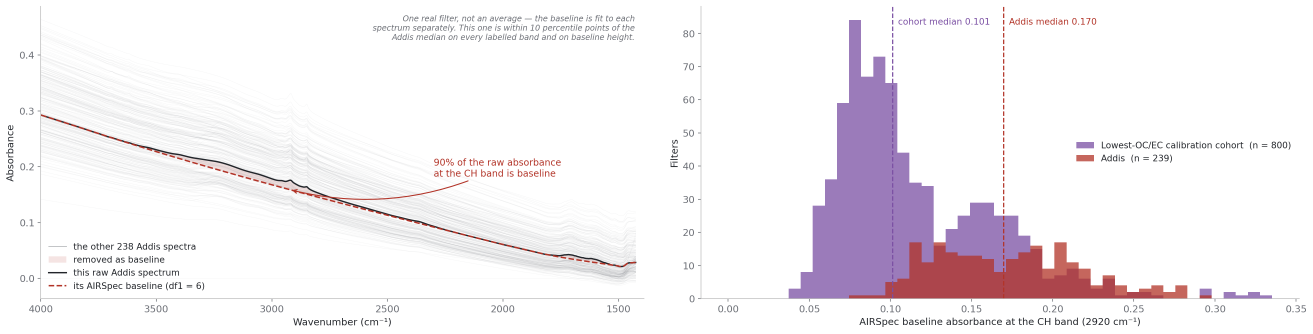
#> input picture deliverables/ftir_group_2026-08-27/figures/f14_teflon.png, 3939 x 1000 px (shown at 1/3 size); its folder holds 7 pictures in this run
$ python build_v2_figures.py
#> lines starting #> are read from the running program, lines starting #| are printed output that depends on the picture
### calibration_explorer/hips_lab.py
"""HIPS lab: blank-line diagnostics and per-filter weighted York/EIV fits.

The HIPS scattering correction is a *lot field-blank regression line*
(tau = ln((Intercept + Slope*R1)/T1), Fabs = 100*tau*DepositArea/Volume -
decoded and verified against the SPARTAN batch export, see
research/ftir_ec_phase3/OFFSET_ADJUDICATION_2026-08-23.md sec 5b). Heavily
loaded filters sit below the R1 range of the blanks that define that line, so
their Fabs rests on an extrapolated calibration. This module quantifies both
problems for the explorer:

- per-target York (heteroscedastic errors-in-variables) fits of prediction vs
  Fabs/MAC using the per-site HIPS uncertainty models, replacing pooled-lambda
  Deming (York et al. 2004, Am. J. Phys. 72:367);
- the same fit under alternative blank lines (calibration-line linear and
  quadratic), so the sensitivity of each site's intercept to the blank-line
  extrapolation is a number, not an argument;
- the blank ledger per deployed calibration line (n, refit rms linear vs
  quadratic, R1 range, and the blank-tau zero bound). A lot can contain more
  than one deployed line, so grouping by lot alone is not valid.

Registered from app.py via hips_lab.register(app, ctx): ctx carries the app
internals so this file never imports app (which may run as __main__).
Standalone science run against a live server: python hips_lab.py
"""
from __future__ import annotations

import pickle
from functools import lru_cache
from pathlib import Path

import numpy as np
import pandas as pd

REPO = Path(__file__).resolve().parents[1]
PKL = REPO / "research/ftir_hips_chem/Filter Data/unified_filter_dataset.pkl"
SITE_CODE = {"addis": "ETAD", "etbi": "ETBI", "chts": "CHTS",
             "indh": "INDH", "uspa": "USPA"}
MAC = 10.0

_BATCH_PATH: list[Path] = []          # set by register() / _default_batch_path


def _default_batch_path() -> Path:
    import sys
    sys.path.insert(0, str(REPO / "research/ftir_hips_chem/scripts"))
    from pls_transfer import FTIRTransferPaths
    return FTIRTransferPaths.defaults().spartan_hips_primary


@lru_cache(maxsize=1)
def batch() -> pd.DataFrame:
    """The SPARTAN HIPS batch export: per-filter R1/T1, the deployed blank
    line (Intercept, Slope), lot, geometry, and shipped Fabs."""
    path = _BATCH_PATH[0] if _BATCH_PATH else _default_batch_path()
    b = pd.read_csv(path, encoding="cp1252",
                    usecols=["Site", "FilterId", "FilterType", "LotId", "T1",
                             "R1", "Intercept", "Slope", "tau", "DepositArea",
                             "Volume", "Fabs"])
    b["LotId"] = b["LotId"].astype(str).str.strip()
    return b


def _line_key(lot, intercept, slope) -> tuple[str, float, float]:
    """Stable deployed-line identity used by the SPARTAN batch exporter."""
    return (str(lot).strip(), round(float(intercept), 3), round(float(slope), 4))


def _line_id(key: tuple[str, float, float]) -> str:
    lot, intercept, slope = key
    return f"{lot}|I={intercept:.3f}|S={slope:.4f}"


# [58 lines left out: functions blank_lines, _line_for_row, sigma_models, not called in this run]


def sigma_fabs(site_code: str, fabs: np.ndarray) -> np.ndarray:
    a2, b2 = sigma_models().get(site_code, sigma_models()["ETBI"])
    return np.sqrt(a2 + b2 * np.asarray(fabs, float) ** 2)


# [198 lines left out: functions york, york_site, tau_variant, site_rows, register, main, not called in this run]


# [2 lines that do not run on import are left out]

### deliverables/ftir_group_2026-08-27/build_v2_figures.py
"""Figures for the post-run-through rebuild (Ann's Aug 27 edit plan).

New/reworked: split of the blurry spectrum+histogram pair, analog-explainer
right half only, before/after baselining crossplot pair, the winner crossplot,
the filters-differ-by-site darkness figure (axes defined, no fit lines), the
cross-site spectra rework (baseline-corrected wording, CH labeled, 1700 band,
intercepts in ug/m3), and the lot-253 share rebuild with black in-plot text.

Run: MPLBACKEND=Agg EXPLORER_PORT=5058 ~/anaconda3/bin/python build_v2_figures.py
"""
from __future__ import annotations

import json
import os
import sys
import urllib.request
from pathlib import Path

import matplotlib
matplotlib.use("Agg")
import matplotlib.pyplot as plt
import numpy as np
import pandas as pd
from PIL import Image

HERE = Path(__file__).resolve().parent
FIG = HERE / "figures"
REPO = HERE.parents[1]
sys.path.insert(0, str(REPO / "calibration_explorer"))
PORT = os.environ.get("EXPLORER_PORT", "5058")

INK, GREY, BLUE, PURPLE, ACCENT, AMBER = ("#22252A", "#8F8C84", "#2C6E9E",
                                          "#7A4FA3", "#B23327", "#C49442")
SITE = [("addis", "ETAD", "Addis", "#F39C12"), ("indh", "INDH", "Delhi", "#3498DB"),
        ("chts", "CHTS", "Beijing", "#E74C3C"), ("etbi", "ETBI", "Bishoftu", "#7A4FA3"),
        ("uspa", "USPA", "Pasadena", "#2ECC71")]

plt.rcParams.update({"font.size": 11, "axes.spines.top": False,
                     "axes.spines.right": False, "axes.grid": True,
                     "grid.color": "#E8E6E1", "grid.linewidth": 0.6,
                     "axes.axisbelow": True, "figure.facecolor": "white",
                     "savefig.dpi": 165})


def rgb(name):
    p = FIG / name
    im = Image.open(p)
    if im.mode != "RGB":
        im.convert("RGB").save(p)


# [15 lines left out: functions api, deming, not called in this run]


def split_f14():
    """The spectrum+histogram pair rendered blurry side by side; split into
    two full-resolution figures at the whitespace gutter."""
    im = np.asarray(Image.open(FIG / "f14_teflon.png").convert("L"))
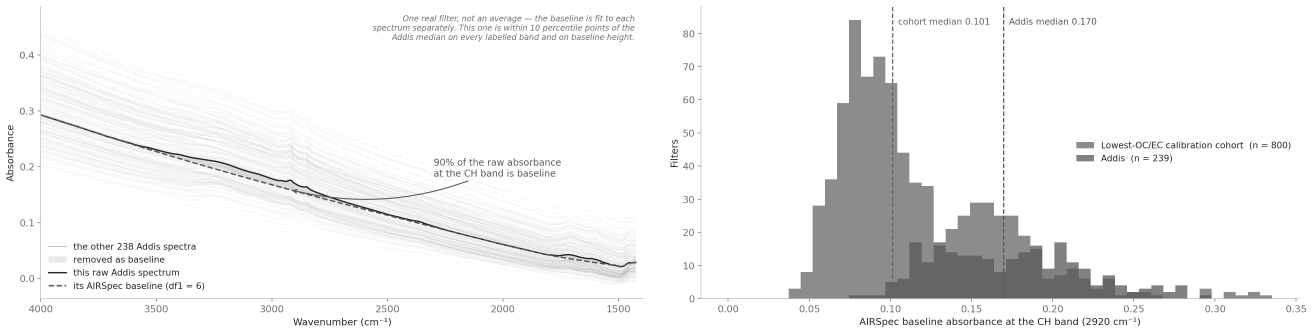
#> im: shape (1000, 3939) (shown at 1/3 size); min 37, max 255, mean 241.1
    w = im.shape[1]
#> w = 3939
    band = im[:, w // 3: 2 * w // 3].min(axis=0)
#> band = 1313 values, max 255 at index 621, min 37 at index 1, mean 113.1
    gap = int(np.argmax(band == 255)) if (band == 255).any() else band.argmax()
#> gap = 621
    cut = w // 3 + gap
#> cut = 1934
    full = Image.open(FIG / "f14_teflon.png")
#> full is the input picture: PIL image 3939x1000 RGB; mean R, G, B 243.8, 239.4, 243
    full.crop((0, 0, cut + 10, full.height)).save(FIG / "f14a_spectrum.png")
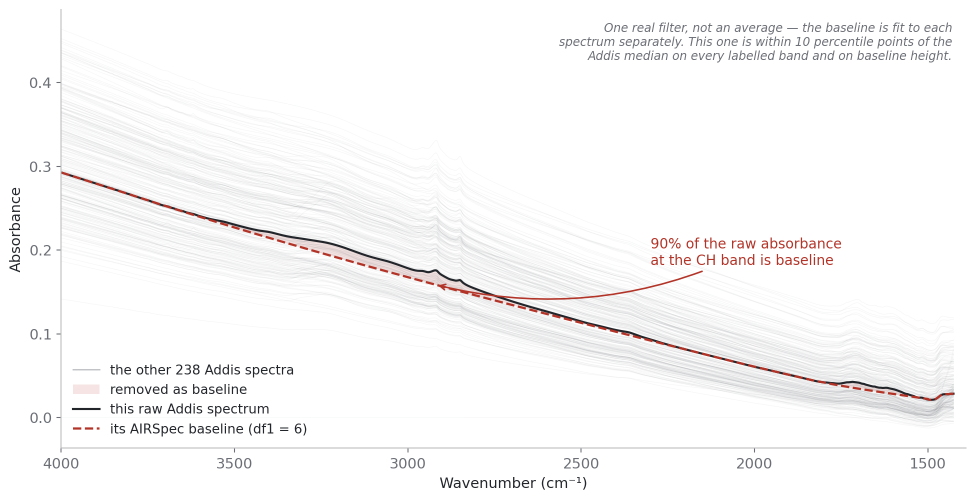
#> saved as f14a_spectrum.png: PIL image 1944x1000 RGB (shown at 1/2 size); mean R, G, B 248.7, 247.9, 248
    full.crop((max(cut - 10, 0), 0, full.width, full.height)).save(
        FIG / "f14b_background_hist.png")
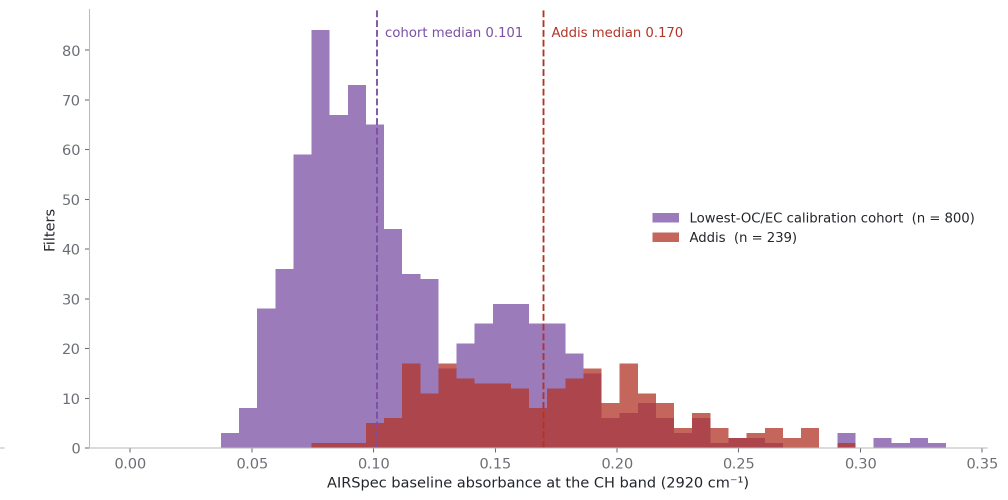
#> saved as f14b_background_hist.png: PIL image 2015x1000 RGB (shown at 1/2 size); mean R, G, B 239.2, 231.2, 238.2
    rgb("f14a_spectrum.png")
    rgb("f14b_background_hist.png")
    print(f"f14 split at x={cut}")
#| f14 split at x=1934


def crop_f13():
    """Keep only the ranked histograms (right column) of the analog
    explainer; the scatter panels were diagnostic, not intuitive."""
    im = Image.open(FIG / "f13_analog_explainer.png")
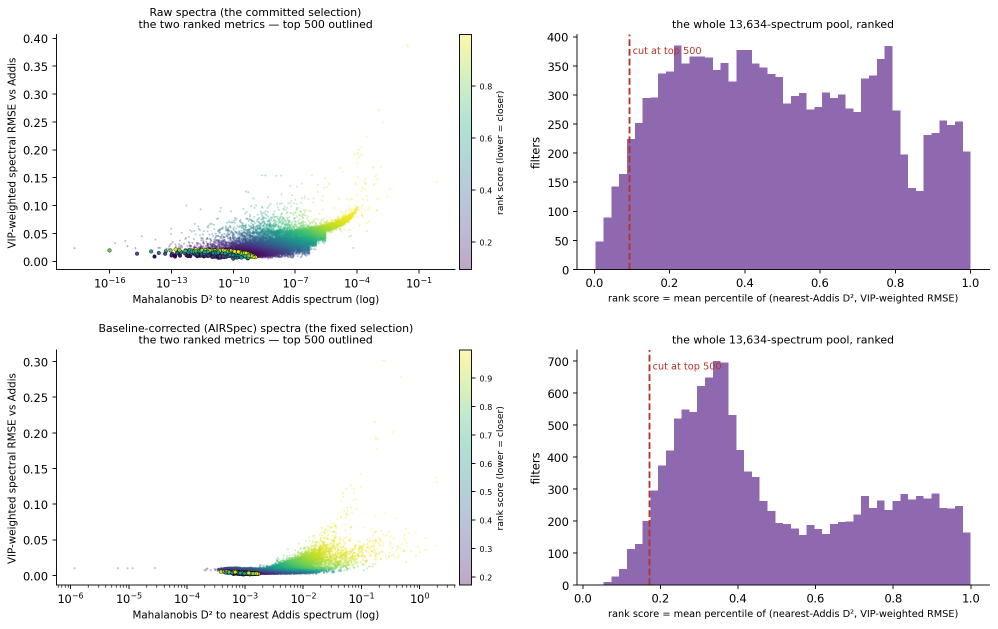
#> input picture deliverables/ftir_group_2026-08-27/figures/f13_analog_explainer.png, 1995 x 1257 px (shown at 1/2 size)
#> im is the input picture: PIL image 1995x1257 RGBA; mean R, G, B, A 230, 224.8, 235.1, 255
    im.crop((1020, 0, im.width, im.height)).save(FIG / "f13b_analog_ranked.png")
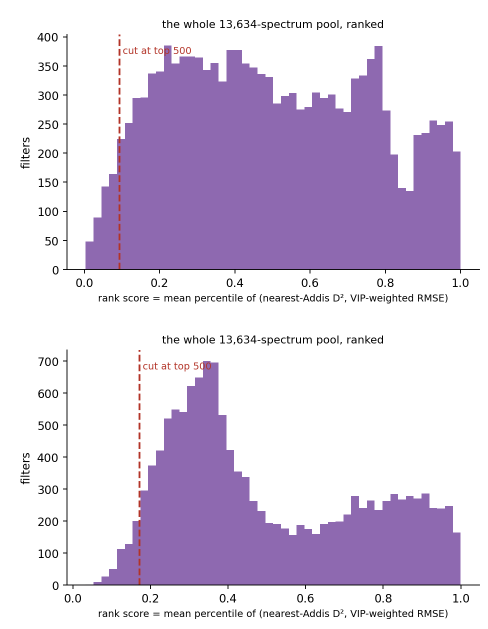
#> saved as f13b_analog_ranked.png: PIL image 975x1257 RGBA (shown at 1/2 size); mean R, G, B, A 215.3, 203.5, 225.5, 255
    rgb("f13b_analog_ranked.png")
    print("f13 cropped to ranked histograms")


# [64 lines left out: functions fig_before_after, fig_winner_crossplot, not called in this run]


def fig_site_darkness():
    """The filters themselves differ by site: reflectance-counts
    distributions, axes in plain words, no fit lines, no blank cloud."""
    import hips_lab
    b = hips_lab.batch()
    pm = b[b.FilterType == "PM2.5"]
    fig, ax = plt.subplots(figsize=(9.8, 4.4))
    for _, code, label, c in SITE:
        r1 = pm[pm.Site == code]["R1"].dropna()
        ax.hist(r1, bins=np.arange(60, 285, 6), histtype="step", lw=2.0,
                color=c, density=True, label=f"{label} (n={len(r1)})")
    ax.set_xlabel("R1: reflectance at the filter (detector counts) · "
                  "lower = darker deposit")
    ax.set_ylabel("share of filters")
    ax.legend(frameon=False, fontsize=9.5)
    fig.tight_layout()
    fig.savefig(FIG / "f_site_darkness.png")
    plt.close(fig)
    rgb("f_site_darkness.png")
    print("site darkness done")


def _median_corrected():
    out = {}
    npz = np.load(REPO / "research/ftir_ec_phase3/output/corrected/etad_corrected_df6.npz",
                  allow_pickle=True)
    wn = npz["wn"].astype(float)
    X = pd.DataFrame(npz["corrected"].astype(float))
    X["MediaId"] = npz["media_id"].astype(int)
    out["addis"] = (wn, X.groupby("MediaId").mean().median(axis=0).to_numpy())
    for name, _, _, _ in SITE:
        if name == "addis":
            continue
        df = pd.read_csv(REPO / f"calibration_explorer/targets/{name}/spectra_corrected.csv")
        cw = np.array([float(c) for c in df.columns[1:]])
        out[name] = (cw, np.median(df.iloc[:, 1:].to_numpy(float), axis=0))
    return out


def fig_cross_site_spectra_v2():
    """Full-slide median baseline-corrected spectra, five sites, with the
    bands the group thinks about labeled (CH ~2920, carbonyl ~1700)."""
    med = _median_corrected()
    fig, axes = plt.subplots(1, 2, figsize=(11.8, 4.6),
                             gridspec_kw={"width_ratios": [1.35, 1]})
    for name, code, label, c in SITE:
        wn, v = med[name]
        o = np.argsort(-wn)
        axes[0].plot(wn[o], v[o], color=c, lw=1.5, label=label)
        m = (wn >= 1350) & (wn <= 1850)
        axes[1].plot(wn[m], v[m], color=c, lw=1.7)
    for ax in axes:
        ax.invert_xaxis()
        ax.set_xlabel("wavenumber (cm⁻¹)")
    axes[0].set_ylabel("baseline-corrected absorbance (median filter)")
    axes[0].axvline(2920, color=GREY, lw=0.9, ls=":")
    axes[0].text(2920, axes[0].get_ylim()[1] * 0.95, " CH (~2920)",
                 fontsize=9, color="#6E7178")
    for ax in axes:
        ax.axvline(1700, color=GREY, lw=0.9, ls=":")
    axes[1].text(1700, axes[1].get_ylim()[1] * 0.95, " carbonyl (~1700)",
                 fontsize=9, color="#6E7178")
    axes[0].legend(frameon=False, fontsize=9.5, loc="upper left")
    axes[1].set_xlim(1850, 1350)
    fig.tight_layout()
    fig.savefig(FIG / "f_cross_site_spectra_v2.png")
    plt.close(fig)
    rgb("f_cross_site_spectra_v2.png")
    print("cross-site spectra v2 done")


# [28 lines left out: function fig_band_vs_intercept, not called in this run]


def fig_lot253_v2():
    """SPARTAN lot share by quarter, rebuilt: black text, inside the axes,
    nothing clipped."""
    import hips_lab
    b = pd.read_csv(hips_lab._BATCH_PATH[0] if hips_lab._BATCH_PATH
                    else hips_lab._default_batch_path(), encoding="cp1252",
                    usecols=["FilterType", "LotId", "SampleDate"])
    b["LotId"] = b["LotId"].astype(str).str.strip()
    pm = b[b.FilterType == "PM2.5"].copy()
    pm["SampleDate"] = pd.to_datetime(pm["SampleDate"], errors="coerce")
    pm = pm.dropna(subset=["SampleDate"])
    pm["q"] = pm["SampleDate"].dt.to_period("Q").dt.start_time
    lots = ["248", "250", "251", "253"]
    colors = {"248": AMBER, "250": GREY, "251": BLUE, "253": ACCENT}
    qs = sorted(pm["q"].unique())
    qs = [q for q in qs if q >= pd.Timestamp("2022-01-01")]
    shares = {lot: [] for lot in lots + ["other"]}
    for q in qs:
        g = pm[pm["q"] == q]
        n = max(len(g), 1)
        acc = 0
        for lot in lots:
            v = (g["LotId"] == lot).sum() / n * 100
            shares[lot].append(v)
            acc += v
        shares["other"].append(100 - acc)
    fig, ax = plt.subplots(figsize=(9.8, 4.4))
    ax.stackplot(qs, [shares[lot] for lot in lots] + [shares["other"]],
                 labels=[f"lot {lot}" for lot in lots] + ["other lots"],
                 colors=[colors[lot] for lot in lots] + ["#E4E1DB"],
                 edgecolor="white", linewidth=0.6)
    ax.set_ylim(0, 100)
    ax.set_ylabel("share of SPARTAN filters sampled (%)")
    ax.set_xlabel("quarter")
    ax.text(0.02, 0.06, "calibration basis: IMPROVE lots 248 + 251",
            transform=ax.transAxes, fontsize=10, color=INK,
            bbox=dict(fc="white", ec="#DDDAD2", alpha=0.9))
    ax.legend(frameon=False, fontsize=9, loc="upper left", ncol=3)
    fig.tight_layout()
    fig.savefig(FIG / "f_lot253_takeover_v2.png")
    plt.close(fig)
    rgb("f_lot253_takeover_v2.png")
    print("lot253 v2 done")


if __name__ == "__main__":
    split_f14()
    crop_f13()
    fig_site_darkness()
#> (the call stopped at in _default_batch_path, `return FTIRTransferPaths.defaults().spartan_hips_primary`: pls_transfer is not available in this run)
    fig_lot253_v2()
#> (the call stopped at in _default_batch_path, `return FTIRTransferPaths.defaults().spartan_hips_primary`: pls_transfer is not available in this run)
#> (the run stopped early here; a loop or call above may not have finished)
